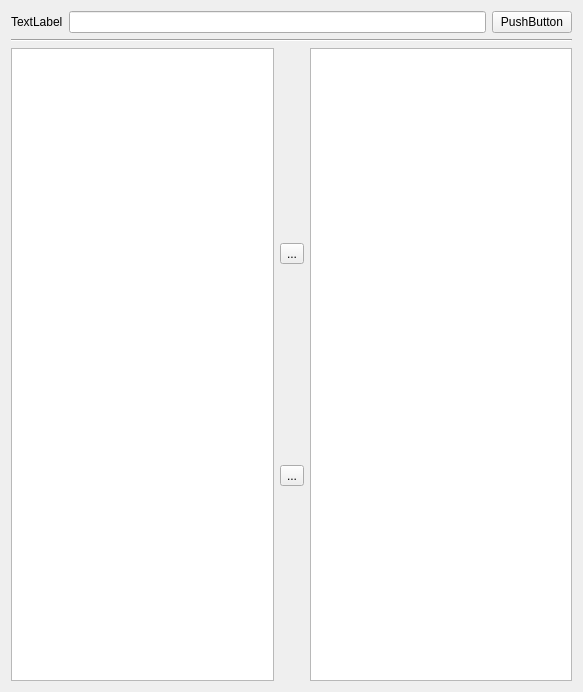
<ui version="4.0" >
 <class>FindShows</class>
 <widget class="QWidget" name="FindShows" >
  <property name="geometry" >
   <rect>
    <x>0</x>
    <y>0</y>
    <width>583</width>
    <height>692</height>
   </rect>
  </property>
  <property name="windowTitle" >
   <string>Form</string>
  </property>
  <layout class="QGridLayout" name="gridLayout" >
   <item row="0" column="0" >
    <layout class="QHBoxLayout" name="horizontalLayout_2" >
     <item>
      <widget class="QLabel" name="label" >
       <property name="text" >
        <string>TextLabel</string>
       </property>
      </widget>
     </item>
     <item>
      <widget class="QLineEdit" name="lineEdit" />
     </item>
     <item>
      <widget class="QPushButton" name="pushButton" >
       <property name="text" >
        <string>PushButton</string>
       </property>
      </widget>
     </item>
    </layout>
   </item>
   <item row="1" column="0" >
    <widget class="Line" name="line" >
     <property name="orientation" >
      <enum>Qt::Horizontal</enum>
     </property>
    </widget>
   </item>
   <item row="2" column="0" >
    <layout class="QHBoxLayout" name="horizontalLayout" >
     <item>
      <widget class="QListView" name="listView" />
     </item>
     <item>
      <layout class="QVBoxLayout" name="verticalLayout" >
       <item>
        <spacer name="verticalSpacer" >
         <property name="orientation" >
          <enum>Qt::Vertical</enum>
         </property>
         <property name="sizeHint" stdset="0" >
          <size>
           <width>20</width>
           <height>40</height>
          </size>
         </property>
        </spacer>
       </item>
       <item>
        <widget class="QToolButton" name="toolButton" >
         <property name="text" >
          <string>...</string>
         </property>
        </widget>
       </item>
       <item>
        <spacer name="verticalSpacer_2" >
         <property name="orientation" >
          <enum>Qt::Vertical</enum>
         </property>
         <property name="sizeHint" stdset="0" >
          <size>
           <width>20</width>
           <height>40</height>
          </size>
         </property>
        </spacer>
       </item>
       <item>
        <widget class="QToolButton" name="toolButton_2" >
         <property name="text" >
          <string>...</string>
         </property>
        </widget>
       </item>
       <item>
        <spacer name="verticalSpacer_3" >
         <property name="orientation" >
          <enum>Qt::Vertical</enum>
         </property>
         <property name="sizeHint" stdset="0" >
          <size>
           <width>20</width>
           <height>40</height>
          </size>
         </property>
        </spacer>
       </item>
      </layout>
     </item>
     <item>
      <widget class="QListView" name="listView_2" />
     </item>
    </layout>
   </item>
  </layout>
 </widget>
 <resources/>
 <connections/>
</ui>
